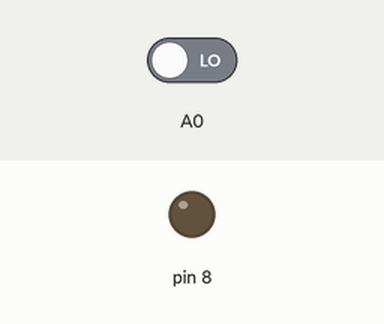
Recording of a sketch running on a simulated Arduino Uno, built with avr-gcc and run on an emulated ATmega328P. On the bench: output pins drawn as LEDs (lit = HIGH). Inputs (shaded band) come from the test bench; at power-on: A0 LOW.

Above: at 1.2 s.
1.3 s: A0 driven HIGH
At 2.5 s:
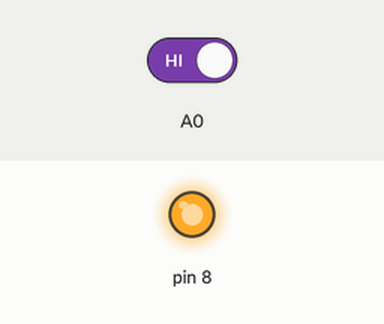
2.8 s: A0 driven LOW
At 3.9 s:
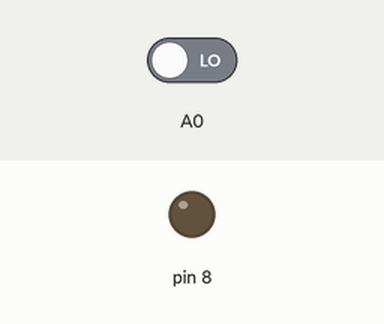
Timing chart, 0 to 5.8 s (numbered marks = the images above; inputs shaded):
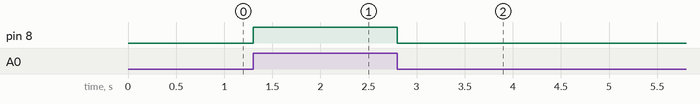

The sketch:

Trabajo_TEC.ino
```cpp
// C++ code
void setup(){
	pinMode(A0, INPUT);
  	pinMode(8, OUTPUT);
}

void loop(){
 	int valor_digital = digitalRead(A0);
	if (valor_digital == HIGH){
		digitalWrite(8,HIGH);
	}else if (valor_digital == LOW){
		digitalWrite(8,LOW);
	}
}
```

Measured:
- after the input at 1.3 s, pin 8: LOW → HIGH at once
- after the input at 2.8 s, pin 8: HIGH → LOW at once
